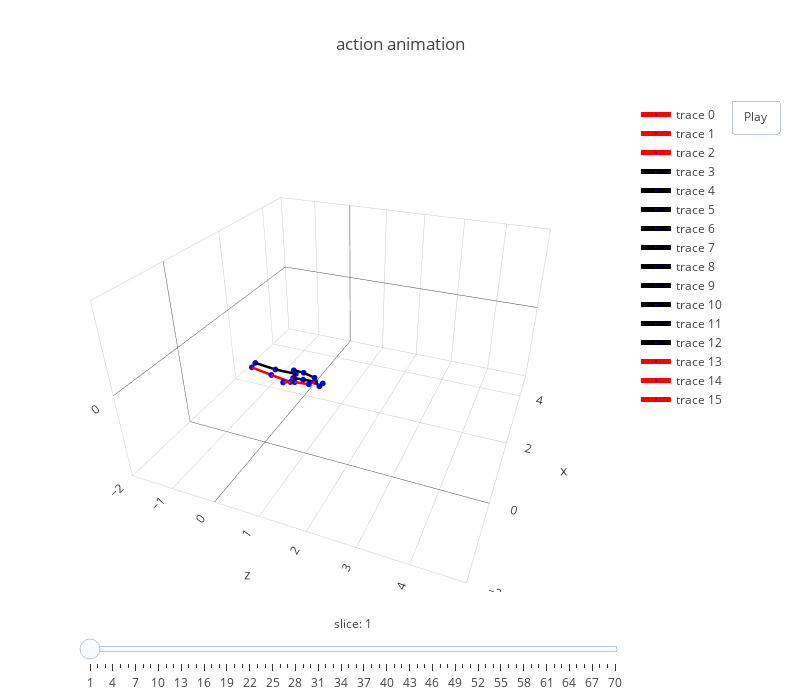

Here is the notebook cell this chart was saved with:
### Code cell
import plotly
plotly.offline.init_notebook_mode(connected=True)

frames, layout = generate_frames_layout(pos_world[::50], dataset.skeleton(), human36m_kpts_name)
fig = dict(data=get_line_3d_segs(pos_world, 0, dataset.skeleton(), human36m_kpts_name), layout=layout, frames=frames)
plotly.offline.iplot(fig)

### Figure 1 — Plotly figure (JSON) as saved in the notebook; plotly's stock layout.template omitted (floating-point values rounded to 4 significant figures)
{"data": [{"line": {"color": "red", "width": 5}, "marker": {"color": "blue", "size": 2}, "text": ["RHip"], "type": "scatter3d", "uid": "04139a7b-d5cf-4117-8c88-fa0ec86f8679", "x": [-0.3656, -0.2336], "y": [0.05241, 0.06671], "z": [0.9432, 0.9359]}, {"line": {"color": "red", "width": 5}, "marker": {"color": "blue", "size": 2}, "text": ["RKnee"], "type": "scatter3d", "uid": "f1550524-67da-42cf-adba-81a305e422bc", "x": [-0.3319, -0.3656], "y": [0.09018, 0.05241], "z": [0.5032, 0.9432]}, {"line": {"color": "red", "width": 5}, "marker": {"color": "blue", "size": 2}, "text": ["RAnkle"], "type": "scatter3d", "uid": "b278a251-77d7-4641-938d-ed28b824a0ab", "x": [-0.3128, -0.3319], "y": [0.153, 0.09018], "z": [0.05375, 0.5032]}, {"line": {"color": "black", "width": 5}, "marker": {"color": "blue", "size": 2}, "text": ["LHip"], "type": "scatter3d", "uid": "ac757af2-bd3b-4a31-95f4-c912974afae5", "x": [-0.1016, -0.2336], "y": [0.081, 0.06671], "z": [0.9285, 0.9359]}, {"line": {"color": "black", "width": 5}, "marker": {"color": "blue", "size": 2}, "text": ["LKnee"], "type": "scatter3d", "uid": "cf30b2d2-75f0-402e-996b-9a2b75b0b590", "x": [-0.1302, -0.1016], "y": [0.09801, 0.081], "z": [0.4869, 0.9285]}, {"line": {"color": "black", "width": 5}, "marker": {"color": "blue", "size": 2}, "text": ["LAnkle"], "type": "scatter3d", "uid": "5a2e551e-877a-4e26-a2c7-12999eb8622a", "x": [-0.1496, -0.1302], "y": [0.1607, 0.09801], "z": [0.03746, 0.4869]}, {"line": {"color": "black", "width": 5}, "marker": {"color": "blue", "size": 2}, "text": ["Spine1"], "type": "scatter3d", "uid": "e22179a5-27df-45b1-afe5-406a5622d4b6", "x": [-0.2503, -0.2336], "y": [0.09349, 0.06671], "z": [1.167, 0.9359]}, {"line": {"color": "black", "width": 5}, "marker": {"color": "blue", "size": 2}, "text": ["Neck"], "type": "scatter3d", "uid": "146ce5bd-d03c-4409-bd69-f9d3c0ffd8ce", "x": [-0.244, -0.2503], "y": [0.1011, 0.09349], "z": [1.424, 1.167]}, {"line": {"color": "black", "width": 5}, "marker": {"color": "blue", "size": 2}, "text": ["Head"], "type": "scatter3d", "uid": "78582f12-f2e4-4dfc-8d5a-4395e2de8873", "x": [-0.2734, -0.244], "y": [0.04165, 0.1011], "z": [1.525, 1.424]}, {"line": {"color": "black", "width": 5}, "marker": {"color": "blue", "size": 2}, "text": ["Site"], "type": "scatter3d", "uid": "6cb5fdf9-47cf-44ca-a92d-11cea6319046", "x": [-0.2774, -0.2734], "y": [0.1276, 0.04165], "z": [1.602, 1.525]}, {"line": {"color": "black", "width": 5}, "marker": {"color": "blue", "size": 2}, "text": ["LShoulder"], "type": "scatter3d", "uid": "9b0fb6ef-9b2b-413c-90f0-94d339218df8", "x": [-0.1138, -0.244], "y": [0.1012, 0.1011], "z": [1.347, 1.424]}, {"line": {"color": "black", "width": 5}, "marker": {"color": "blue", "size": 2}, "text": ["LElbow"], "type": "scatter3d", "uid": "5a75a30e-6b5d-4122-b092-009f195ae83a", "x": [-0.04575, -0.1138], "y": [0.111, 0.1012], "z": [1.077, 1.347]}, {"line": {"color": "black", "width": 5}, "marker": {"color": "blue", "size": 2}, "text": ["LWrist"], "type": "scatter3d", "uid": "2d9990c2-e7db-45e4-ae7d-d96cb9b6c3b1", "x": [0.002292, -0.04575], "y": [0.08413, 0.111], "z": [0.8315, 1.077]}, {"line": {"color": "red", "width": 5}, "marker": {"color": "blue", "size": 2}, "text": ["RShoulder"], "type": "scatter3d", "uid": "19a68acb-d011-4c92-9d94-8e5b42c31578", "x": [-0.3758, -0.244], "y": [0.1056, 0.1011], "z": [1.35, 1.424]}, {"line": {"color": "red", "width": 5}, "marker": {"color": "blue", "size": 2}, "text": ["RElbow"], "type": "scatter3d", "uid": "30ad5b29-f756-4a87-9894-13606c9594cd", "x": [-0.4407, -0.3758], "y": [0.1293, 0.1056], "z": [1.08, 1.35]}, {"line": {"color": "red", "width": 5}, "marker": {"color": "blue", "size": 2}, "text": ["RWrist"], "type": "scatter3d", "uid": "7c527c1e-df16-4e80-8b59-4aaf4122ecc8", "x": [-0.4623, -0.4407], "y": [0.07624, 0.1293], "z": [0.8352, 1.08]}, {"line": {"color": "#1f77b4", "width": 1}, "marker": {"color": "#1f77b4", "size": 1}, "type": "scatter3d", "uid": "81b0f635-c26e-47e9-ac80-18524bac5d9f", "x": [], "y": [], "z": []}], "layout": {"autosize": false, "height": 700, "scene": {"aspectratio": {"x": 1.167, "y": 0.6667, "z": 1.167}, "camera": {"eye": {"x": -1.743, "y": 1.071, "z": 0.71}, "up": {"x": 0, "y": 1, "z": 0}}, "xaxis": {"range": [-2, 5]}, "yaxis": {"range": [-2, 2]}, "zaxis": {"range": [-2, 5]}}, "sliders": [{"currentvalue": {"font": {"size": 12}, "prefix": "slice: ", "visible": true, "xanchor": "center"}, "len": 1, "steps": [{"args": [["frame1"], {"frame": {"duration": 70, "redraw": true}, "mode": "immediate", "transition": {"duration": 0}}], "label": "1", "method": "animate"}, {"args": [["frame2"], {"frame": {"duration": 70, "redraw": true}, "mode": "immediate", "transition": {"duration": 0}}], "label": "2", "method": "animate"}, {"args": [["frame3"], {"frame": {"duration": 70, "redraw": true}, "mode": "immediate", "transition": {"duration": 0}}], "label": "3", "method": "animate"}, {"args": [["frame4"], {"frame": {"duration": 70, "redraw": true}, "mode": "immediate", "transition": {"duration": 0}}], "label": "4", "method": "animate"}, {"args": [["frame5"], {"frame": {"duration": 70, "redraw": true}, "mode": "immediate", "transition": {"duration": 0}}], "label": "5", "method": "animate"}, {"args": [["frame6"], {"frame": {"duration": 70, "redraw": true}, "mode": "immediate", "transition": {"duration": 0}}], "label": "6", "method": "animate"}, {"args": [["frame7"], {"frame": {"duration": 70, "redraw": true}, "mode": "immediate", "transition": {"duration": 0}}], "label": "7", "method": "animate"}, {"args": [["frame8"], {"frame": {"duration": 70, "redraw": true}, "mode": "immediate", "transition": {"duration": 0}}], "label": "8", "method": "animate"}, {"args": [["frame9"], {"frame": {"duration": 70, "redraw": true}, "mode": "immediate", "transition": {"duration": 0}}], "label": "9", "method": "animate"}, {"args": [["frame10"], {"frame": {"duration": 70, "redraw": true}, "mode": "immediate", "transition": {"duration": 0}}], "label": "10", "method": "animate"}, {"args": [["frame11"], {"frame": {"duration": 70, "redraw": true}, "mode": "immediate", "transition": {"duration": 0}}], "label": "11", "method": "animate"}, {"args": [["frame12"], {"frame": {"duration": 70, "redraw": true}, "mode": "immediate", "transition": {"duration": 0}}], "label": "12", "method": "animate"}, {"args": [["frame13"], {"frame": {"duration": 70, "redraw": true}, "mode": "immediate", "transition": {"duration": 0}}], "label": "13", "method": "animate"}, {"args": [["frame14"], {"frame": {"duration": 70, "redraw": true}, "mode": "immediate", "transition": {"duration": 0}}], "label": "14", "method": "animate"}, {"args": [["frame15"], {"frame": {"duration": 70, "redraw": true}, "mode": "immediate", "transition": {"duration": 0}}], "label": "15", "method": "animate"}, {"args": [["frame16"], {"frame": {"duration": 70, "redraw": true}, "mode": "immediate", "transition": {"duration": 0}}], "label": "16", "method": "animate"}, {"args": [["frame17"], {"frame": {"duration": 70, "redraw": true}, "mode": "immediate", "transition": {"duration": 0}}], "label": "17", "method": "animate"}, {"args": [["frame18"], {"frame": {"duration": 70, "redraw": true}, "mode": "immediate", "transition": {"duration": 0}}], "label": "18", "method": "animate"}, {"args": [["frame19"], {"frame": {"duration": 70, "redraw": true}, "mode": "immediate", "transition": {"duration": 0}}], "label": "19", "method": "animate"}, {"args": [["frame20"], {"frame": {"duration": 70, "redraw": true}, "mode": "immediate", "transition": {"duration": 0}}], "label": "20", "method": "animate"}, {"args": [["frame21"], {"frame": {"duration": 70, "redraw": true}, "mode": "immediate", "transition": {"duration": 0}}], "label": "21", "method": "animate"}, {"args": [["frame22"], {"frame": {"duration": 70, "redraw": true}, "mode": "immediate", "transition": {"duration": 0}}], "label": "22", "method": "animate"}, {"args": [["frame23"], {"frame": {"duration": 70, "redraw": true}, "mode": "immediate", "transition": {"duration": 0}}], "label": "23", "method": "animate"}, {"args": [["frame24"], {"frame": {"duration": 70, "redraw": true}, "mode": "immediate", "transition": {"duration": 0}}], "label": "24", "method": "animate"}, {"args": [["frame25"], {"frame": {"duration": 70, "redraw": true}, "mode": "immediate", "transition": {"duration": 0}}], "label": "25", "method": "animate"}, {"args": [["frame26"], {"frame": {"duration": 70, "redraw": true}, "mode": "immediate", "transition": {"duration": 0}}], "label": "26", "method": "animate"}, {"args": [["frame27"], {"frame": {"duration": 70, "redraw": true}, "mode": "immediate", "transition": {"duration": 0}}], "label": "27", "method": "animate"}, {"args": [["frame28"], {"frame": {"duration": 70, "redraw": true}, "mode": "immediate", "transition": {"duration": 0}}], "label": "28", "method": "animate"}, {"args": [["frame29"], {"frame": {"duration": 70, "redraw": true}, "mode": "immediate", "transition": {"duration": 0}}], "label": "29", "method": "animate"}, {"args": [["frame30"], {"frame": {"duration": 70, "redraw": true}, "mode": "immediate", "transition": {"duration": 0}}], "label": "30", "method": "animate"}, {"args": [["frame31"], {"frame": {"duration": 70, "redraw": true}, "mode": "immediate", "transition": {"duration": 0}}], "label": "31", "method": "animate"}, {"args": [["frame32"], {"frame": {"duration": 70, "redraw": true}, "mode": "immediate", "transition": {"duration": 0}}], "label": "32", "method": "animate"}, {"args": [["frame33"], {"frame": {"duration": 70, "redraw": true}, "mode": "immediate", "transition": {"duration": 0}}], "label": "33", "method": "animate"}, {"args": [["frame34"], {"frame": {"duration": 70, "redraw": true}, "mode": "immediate", "transition": {"duration": 0}}], "label": "34", "method": "animate"}, {"args": [["frame35"], {"frame": {"duration": 70, "redraw": true}, "mode": "immediate", "transition": {"duration": 0}}], "label": "35", "method": "animate"}, {"args": [["frame36"], {"frame": {"duration": 70, "redraw": true}, "mode": "immediate", "transition": {"duration": 0}}], "label": "36", "method": "animate"}, {"args": [["frame37"], {"frame": {"duration": 70, "redraw": true}, "mode": "immediate", "transition": {"duration": 0}}], "label": "37", "method": "animate"}, {"args": [["frame38"], {"frame": {"duration": 70, "redraw": true}, "mode": "immediate", "transition": {"duration": 0}}], "label": "38", "method": "animate"}, {"args": [["frame39"], {"frame": {"duration": 70, "redraw": true}, "mode": "immediate", "transition": {"duration": 0}}], "label": "39", "method": "animate"}, {"args": [["frame40"], {"frame": {"duration": 70, "redraw": true}, "mode": "immediate", "transition": {"duration": 0}}], "label": "40", "method": "animate"}, {"args": [["frame41"], {"frame": {"duration": 70, "redraw": true}, "mode": "immediate", "transition": {"duration": 0}}], "label": "41", "method": "animate"}, {"args": [["frame42"], {"frame": {"duration": 70, "redraw": true}, "mode": "immediate", "transition": {"duration": 0}}], "label": "42", "method": "animate"}, {"args": [["frame43"], {"frame": {"duration": 70, "redraw": true}, "mode": "immediate", "transition": {"duration": 0}}], "label": "43", "method": "animate"}, {"args": [["frame44"], {"frame": {"duration": 70, "redraw": true}, "mode": "immediate", "transition": {"duration": 0}}], "label": "44", "method": "animate"}, {"args": [["frame45"], {"frame": {"duration": 70, "redraw": true}, "mode": "immediate", "transition": {"duration": 0}}], "label": "45", "method": "animate"}, {"args": [["frame46"], {"frame": {"duration": 70, "redraw": true}, "mode": "immediate", "transition": {"duration": 0}}], "label": "46", "method": "animate"}, {"args": [["frame47"], {"frame": {"duration": 70, "redraw": true}, "mode": "immediate", "transition": {"duration": 0}}], "label": "47", "method": "animate"}, {"args": [["frame48"], {"frame": {"duration": 70, "redraw": true}, "mode": "immediate", "transition": {"duration": 0}}], "label": "48", "method": "animate"}, {"args": [["frame49"], {"frame": {"duration": 70, "redraw": true}, "mode": "immediate", "transition": {"duration": 0}}], "label": "49", "method": "animate"}, {"args": [["frame50"], {"frame": {"duration": 70, "redraw": true}, "mode": "immediate", "transition": {"duration": 0}}], "label": "50", "method": "animate"}, {"args": [["frame51"], {"frame": {"duration": 70, "redraw": true}, "mode": "immediate", "transition": {"duration": 0}}], "label": "51", "method": "animate"}, {"args": [["frame52"], {"frame": {"duration": 70, "redraw": true}, "mode": "immediate", "transition": {"duration": 0}}], "label": "52", "method": "animate"}, {"args": [["frame53"], {"frame": {"duration": 70, "redraw": true}, "mode": "immediate", "transition": {"duration": 0}}], "label": "53", "method": "animate"}, {"args": [["frame54"], {"frame": {"duration": 70, "redraw": true}, "mode": "immediate", "transition": {"duration": 0}}], "label": "54", "method": "animate"}, {"args": [["frame55"], {"frame": {"duration": 70, "redraw": true}, "mode": "immediate", "transition": {"duration": 0}}], "label": "55", "method": "animate"}, {"args": [["frame56"], {"frame": {"duration": 70, "redraw": true}, "mode": "immediate", "transition": {"duration": 0}}], "label": "56", "method": "animate"}, {"args": [["frame57"], {"frame": {"duration": 70, "redraw": true}, "mode": "immediate", "transition": {"duration": 0}}], "label": "57", "method": "animate"}, {"args": [["frame58"], {"frame": {"duration": 70, "redraw": true}, "mode": "immediate", "transition": {"duration": 0}}], "label": "58", "method": "animate"}, {"args": [["frame59"], {"frame": {"duration": 70, "redraw": true}, "mode": "immediate", "transition": {"duration": 0}}], "label": "59", "method": "animate"}, {"args": [["frame60"], {"frame": {"duration": 70, "redraw": true}, "mode": "immediate", "transition": {"duration": 0}}], "label": "60", "method": "animate"}, {"args": [["frame61"], {"frame": {"duration": 70, "redraw": true}, "mode": "immediate", "transition": {"duration": 0}}], "label": "61", "method": "animate"}, {"args": [["frame62"], {"frame": {"duration": 70, "redraw": true}, "mode": "immediate", "transition": {"duration": 0}}], "label": "62", "method": "animate"}, {"args": [["frame63"], {"frame": {"duration": 70, "redraw": true}, "mode": "immediate", "transition": {"duration": 0}}], "label": "63", "method": "animate"}, {"args": [["frame64"], {"frame": {"duration": 70, "redraw": true}, "mode": "immediate", "transition": {"duration": 0}}], "label": "64", "method": "animate"}, {"args": [["frame65"], {"frame": {"duration": 70, "redraw": true}, "mode": "immediate", "transition": {"duration": 0}}], "label": "65", "method": "animate"}, {"args": [["frame66"], {"frame": {"duration": 70, "redraw": true}, "mode": "immediate", "transition": {"duration": 0}}], "label": "66", "method": "animate"}, {"args": [["frame67"], {"frame": {"duration": 70, "redraw": true}, "mode": "immediate", "transition": {"duration": 0}}], "label": "67", "method": "animate"}, {"args": [["frame68"], {"frame": {"duration": 70, "redraw": true}, "mode": "immediate", "transition": {"duration": 0}}], "label": "68", "method": "animate"}, {"args": [["frame69"], {"frame": {"duration": 70, "redraw": true}, "mode": "immediate", "transition": {"duration": 0}}], "label": "69", "method": "animate"}, {"args": [["frame70"], {"frame": {"duration": 70, "redraw": true}, "mode": "immediate", "transition": {"duration": 0}}], "label": "70", "method": "animate"}], "transition": {"duration": 0}, "x": 0, "y": 0}], "title": {"text": "action animation"}, "updatemenus": [{"buttons": [{"args": [null], "label": "Play", "method": "animate"}], "pad": {"r": 10, "t": 0}, "showactive": false, "type": "buttons", "x": 1.3, "xanchor": "right", "y": 1, "yanchor": "top"}], "width": 800}}
